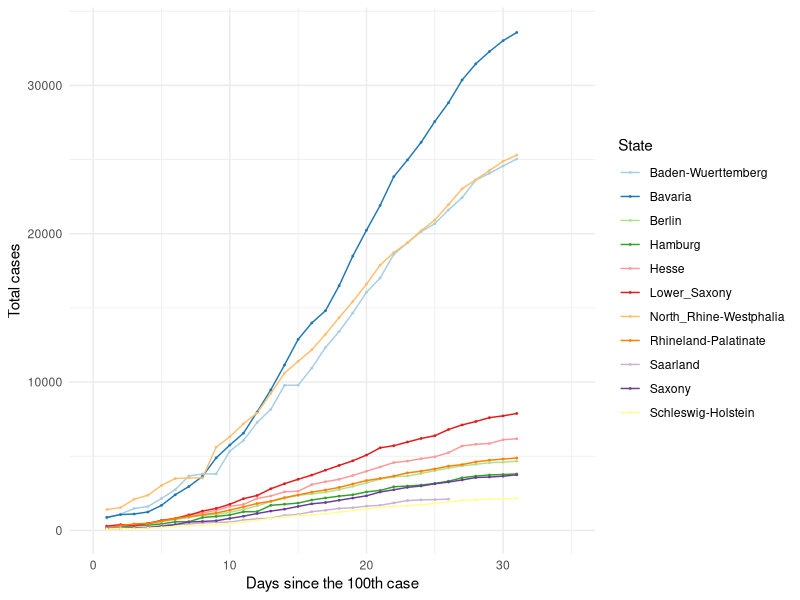
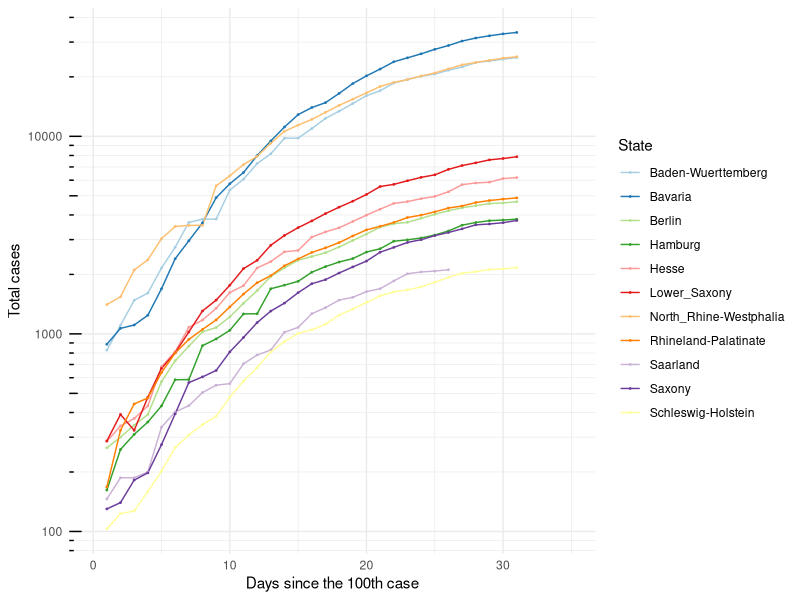
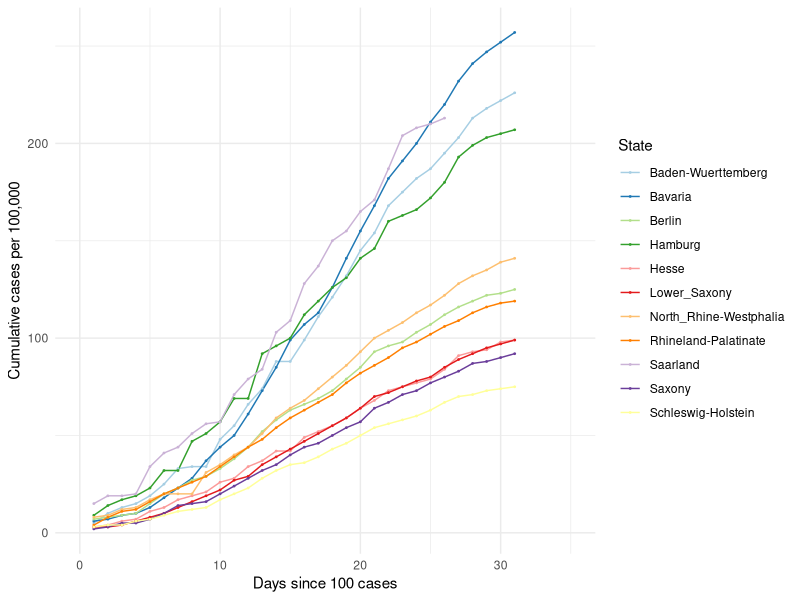
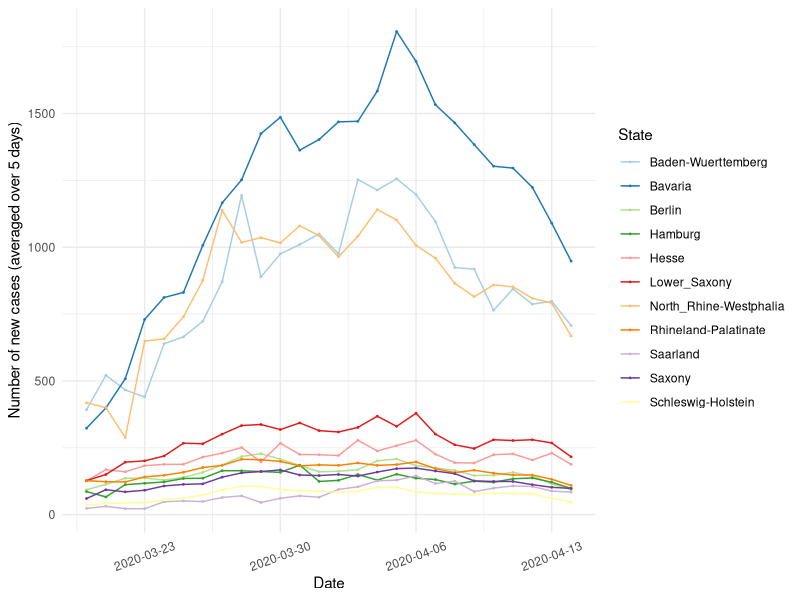
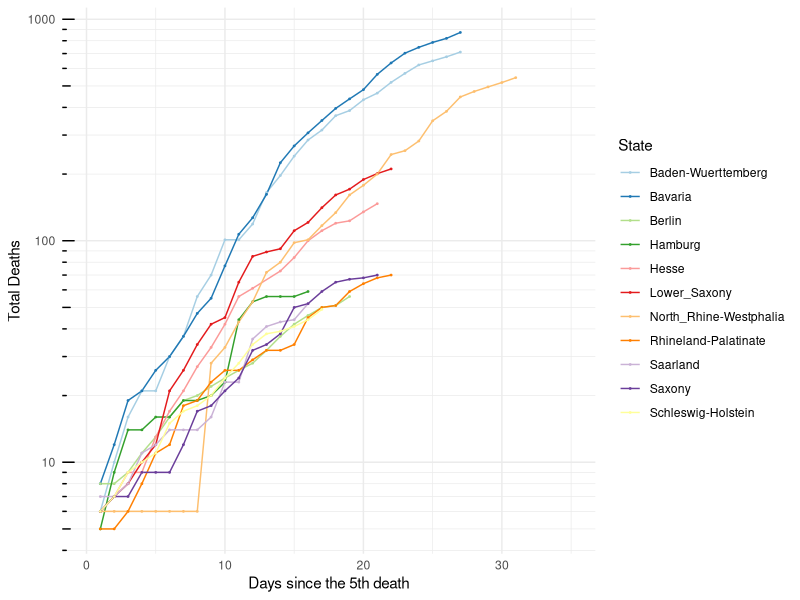
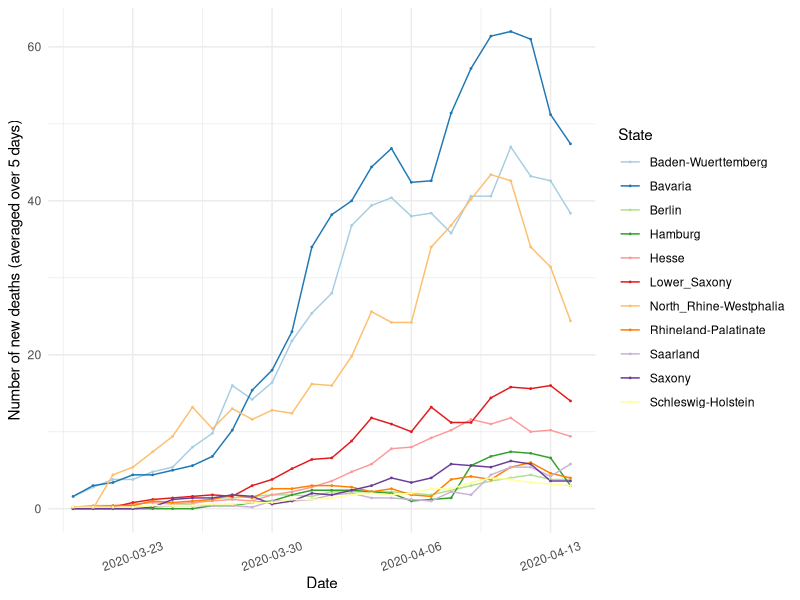

R code for these plots, in order:
## ---- chunk 1

knitr::opts_chunk$set(echo=TRUE, collapse = TRUE)

libload<-function(...) {
    libs<-unlist(list(...))
    req<-unlist(lapply(libs,require,character.only=TRUE))
    need<-libs[req==FALSE]
    if(length(need)>0){ 
        install.packages(need, repos = "https://ftp.fau.de/cran/")
        lapply(need, require, character.only=TRUE)
    }
}
packages <- c("data.table", "ggplot2", "dplyr", "stats", "RColorBrewer", "readr", "here", "scales")
libload(packages)


`%notin%` <- function(x,y) !(x %in% y) 
cumulative.cases <- read_csv(here("static", "data", "Germany10States.csv"))


## ---- chunk 2

## 10 States with the highest cumulative cases ##
#################################################

states.filter <- cumulative.cases[cumulative.cases$Days_100 >= 0,]
states.sel <- unique(states.filter$State)

# Choose all the data points for the selected countries starting from Days_100 > 0
states.final <- states.filter[states.filter$State %in% states.sel & states.filter$Days_100 > 0,]

# Plot 1 == Linear scale for total number of cases
cum.plot <- ggplot(data=states.final, aes(x=Days_100, y=Total_Cases, group=State, color=State)) +
            geom_line() + geom_point(size = 0.3) + scale_color_brewer(palette = 'Paired') +
            scale_x_continuous('Days since the 100th case', limits=c(0,35)) + scale_y_continuous("Total cases") + 
            #ggtitle('Linear scale') +
            theme_minimal()

print(cum.plot)

## ---- chunk 3

## Logarithmic scale ##
#######################

base_breaks <- function(n = 10){
  function(x) {
    axisTicks(log10(range(x, na.rm = TRUE)), log = TRUE, n = n)
  }
}

logbreaks <- 10^(-10:10)
logminor_breaks <- rep(1:9, 21)*(10^rep(-10:10, each=9))

cum.plot2 <- ggplot(data=states.final, aes(x=Days_100, y=Total_Cases, group=State, color=State)) +
  geom_line() + geom_point(size=0.3) + scale_color_brewer(palette = 'Paired') +
  scale_x_continuous(name='Days since the 100th case', limits=c(0,35)) + 
  scale_y_continuous(name="Total cases", trans = 'log10', breaks = logbreaks, minor_breaks = logminor_breaks) +
  annotation_logticks(sides="l") + 
  #ggtitle('Logarithmic scale') +
  theme_minimal()

print(cum.plot2)

## ---- chunk 4

# Plot 1 == Linear scale for total number of cases
per100.plot <- ggplot(data=states.final, aes(x=Days_100, y=Per100, group=State, color=State)) +
            geom_line() + geom_point(size = 0.3) + scale_color_brewer(palette = 'Paired') +
            scale_x_continuous('Days since 100 cases', limits=c(0,35)) + scale_y_continuous("Cumulative cases per 100,000") + 
            #ggtitle('Linear scale') +
            theme_minimal()

print(per100.plot)

## ---- chunk 5
#new.cases <- read_csv(here("static", "data", "GermanyNewCases10States.csv"))

new5days <- states.final[states.final$Avg_5days > 0,]
new5days$Dates <- as.Date(new5days$Dates)

newcase5.plot <- ggplot(data=new5days, aes(x=Dates, y=Avg_5days, group=State, color=State)) +
            geom_line() + geom_point(size = 0.3) + scale_color_brewer(palette = 'Paired') +
            scale_x_date(name='Date', labels=date_format('%Y-%m-%d')) + 
            scale_y_continuous(name="Number of new cases (averaged over 5 days)") + 
            #ggtitle('Linear scale') +
            theme_minimal() + theme(axis.text.x = element_text(angle=20, hjust=0.5, vjust=0.5))

print(newcase5.plot)
 
## ---- chunk 6
#num.deaths <- read_csv(here("static", "data", "GermanyTotalDeaths10States.csv"))

# Choose all the data points for the selected countries starting from Days_5 > 0
deaths.final <- states.final[states.final$DeathsDays_5 > 0,]

# Plot 1 == Linear scale for total number of cases
deaths.plot <- ggplot(data=deaths.final, aes(x=DeathsDays_5, y=Deaths, group=State, color=State)) +
   geom_line() + geom_point(size = 0.3) + scale_color_brewer(palette = 'Paired') +
   scale_x_continuous('Days since the 5th death', limits=c(0,35)) + 
   scale_y_continuous("Total Deaths", trans = 'log10', breaks = logbreaks, 
                      minor_breaks = logminor_breaks) +
   annotation_logticks(sides="l") + 
   #ggtitle('Linear scale') +
   theme_minimal()

print(deaths.plot)

## ---- chunk 7
#new.cases <- read_csv(here("static", "data", "GermanyNewCases10States.csv"))

states.final$Dates <- as.Date(states.final$Dates)
death5days <- states.final
death5days <- death5days[death5days$Dates >= as.Date('2020-03-20'),]

death5days.plot <- ggplot(data=death5days, aes(x=Dates, y=Death_5days, group=State, color=State)) +
            geom_line() + geom_point(size = 0.3) + scale_color_brewer(palette = 'Paired') +
            scale_x_date(name='Date', labels=date_format('%Y-%m-%d')) + 
            scale_y_continuous(name="Number of new deaths (averaged over 5 days)") + 
            #ggtitle('Linear scale') +
            theme_minimal() + theme(axis.text.x = element_text(angle=20, hjust=0.5, vjust=0.5))

print(death5days.plot)
 
